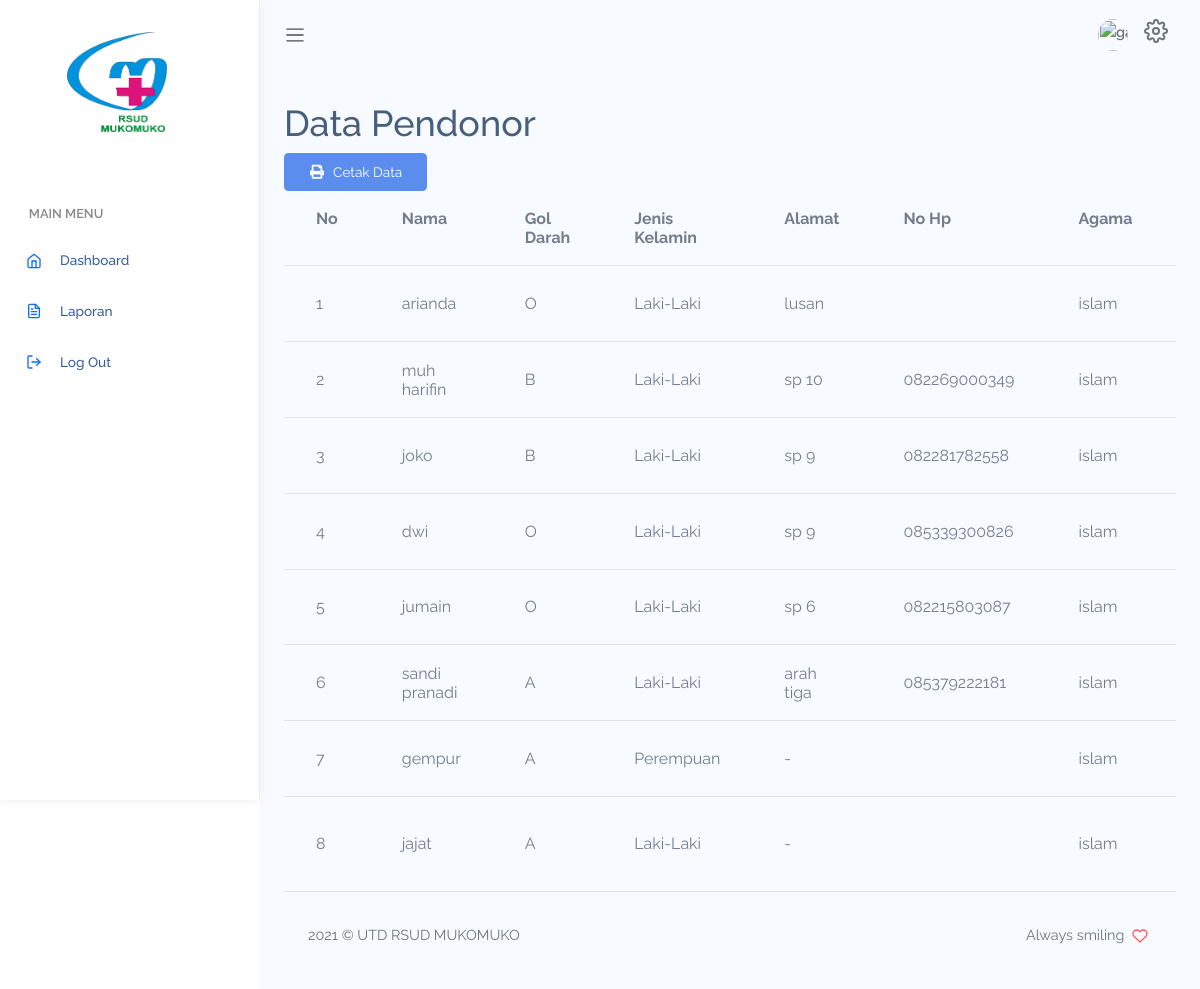
The app's page /index.php/laporan/laporanAdmin with its own data.
### tables this page shows
CREATE TABLE `data_donor` (
  `id` int(11) NOT NULL,
  `nama_pendonor` varchar(100) NOT NULL,
  `nama_pasien` varchar(100) NOT NULL,
  `ruang_pasien` varchar(25) NOT NULL,
  `gol_darah` varchar(10) NOT NULL,
  `alamat_pendonor` varchar(225) NOT NULL,
  `agama` varchar(100) NOT NULL,
  `no_tali` varchar(100) NOT NULL,
  `pekerjaan` varchar(225) NOT NULL,
  `jenis_kelamin` varchar(20) NOT NULL,
  `bb_tensi` varchar(10) NOT NULL,
  `hb` varchar(10) NOT NULL,
  `hiv` varchar(10) NOT NULL,
  `hcv` varchar(10) NOT NULL,
  `hbsag` varchar(10) NOT NULL,
  `sypilis` varchar(10) NOT NULL,
  `tgl_donor` int(225) NOT NULL,
  `no_hp` varchar(15) NOT NULL,
  `petugas` varchar(100) NOT NULL
);

### application/controllers/Laporan.php (called while the page is built, shortened)
<?php
class Laporan extends CI_Controller
{
  public function __construct()
  {
    $this->load->model('m_master');
  }
  public function laporanAdmin()
  {
    $data['user1'] = $this->m_master->dataAdmin()->row_array();
    $data['user'] = $this->m_master->tampil_data()->result_array();
    $data['title'] = 'Laporan';
    $this->load->view('template/sidebar', $data);
    $this->load->view('template/header', $data);
    $this->load->view('laporan/laporanAdmin', $data);
    $this->load->view('template/footer', $data);
  }
}

### index.php (called while the page is built, shortened)
<?php
require_once BASEPATH.'core/CodeIgniter.php';

### application/models/m_master.php (called while the page is built, shortened)
<?php
class M_master extends CI_Model
{
  public function tampil_data()
  {
    return $this->db->get('data_donor', 8, 10);
  }
}

### application/views/laporan/laporanAdmin.php (the view, shortened to what this page needs)
<div class="main-content container-fluid">
  <div class="content-wrapper">
    <section class="content-header">
      <h1>
        Data Pendonor
      </h1>
    </section>
    <section class="content">
      <a href="<?= base_url('cetak/admin'); ?>" target="blank" class="btn btn-primary"><i class="fa fa-print mr-2"></i>Cetak Data</a>
      <div class="table-responsive">
        <table class="table">
          <tr>
            <th>No</th>
            <th>Nama</th>
            <th>Gol Darah</th>
            <th>Jenis Kelamin</th>
            <th>Alamat</th>
            <th>No Hp</th>
            <th>Agama</th>
            <th>Tgl Donor</th>
          </tr>
          <?php
          $no = 1;
          foreach ($user as $data) : ?>
            <tr>
              <td><?= $no++ ?></td>
              <td><?= $data['nama_pendonor'] ?></td>
              <td><?= $data['gol_darah'] ?></td>
              <td><?= $data['jenis_kelamin'] ?></td>
              <td><?= $data['alamat_pendonor'] ?></td>
              <?php if ($data['no_hp'] != 0) { ?>
                <td><?= $data['no_hp'] ?></td>
              <?php } else { ?>
                <td><a class="text-info">Tidak Ada</a></td>
              <?php } ?>
              <td><?= $data['agama'] ?></td>
              <td><?= date('d-m-Y', $data['tgl_donor']); ?></td>
            </tr>
          <?php endforeach; ?>
        </table>
      </div>
    </section>

### assets/assets/css/app.css (style rules this page uses)
* { font-family: "Raleway"; }
#main .main-content { padding: 2rem 1.5rem; }
a { text-decoration: none; outline: 0; }
svg.feather, i { font-size: 14px; height: 1rem; }
.btn i, .btn svg { width: 16px; height: 16px; }
.btn.btn-primary { color: #fff; }
.table td, .dataTable-table td, .table thead th, .dataTable-table thead th { vertical-align: middle; }

### records on screen
data_donor: nama_pendonor "arianda", gol_darah "O", jenis_kelamin "Laki-Laki", alamat_pendonor "lusan", agama "islam"
data_donor: nama_pendonor "muh harifin", gol_darah "B", jenis_kelamin "Laki-Laki", alamat_pendonor "sp 10", no_hp "082269000349", agama "islam"
data_donor: nama_pendonor "joko", gol_darah "B", jenis_kelamin "Laki-Laki", alamat_pendonor "sp 9", no_hp "082281782558", agama "islam"
data_donor: nama_pendonor "dwi", gol_darah "O", jenis_kelamin "Laki-Laki", alamat_pendonor "sp 9", no_hp "085339300826", agama "islam"
data_donor: nama_pendonor "jumain", gol_darah "O", jenis_kelamin "Laki-Laki", alamat_pendonor "sp 6", no_hp "082215803087", agama "islam"
data_donor: nama_pendonor "sandi pranadi", gol_darah "A", jenis_kelamin "Laki-Laki", alamat_pendonor "arah tiga", no_hp "085379222181", agama "islam"
data_donor: nama_pendonor "gempur", gol_darah "A", jenis_kelamin "Perempuan", alamat_pendonor "-", agama "islam"
data_donor: nama_pendonor "jajat", gol_darah "A", jenis_kelamin "Laki-Laki", alamat_pendonor "-", agama "islam"
